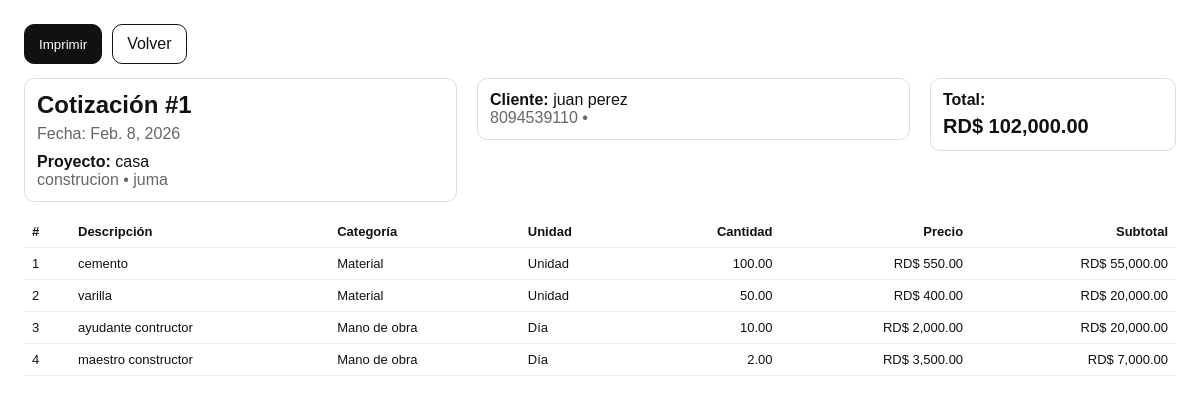
The page /cotizaciones/1/imprimir/ on the database its author committed.
### cotizaciones/models.py (models this page shows, shortened)
class Cotizacion(models.Model):
    cliente = models.ForeignKey(Cliente, on_delete=models.PROTECT, related_name="cotizaciones")
    nombre_proyecto = models.CharField(max_length=150)
    tipo_obra = models.CharField(max_length=80, blank=True)
    ubicacion = models.CharField(max_length=150, blank=True)
    fecha = models.DateField(default=timezone.now)
    notas = models.TextField(blank=True)
    total = models.DecimalField(max_digits=14, decimal_places=2, default=0)

class Cliente(models.Model):
    nombre = models.CharField(max_length=120)
    telefono = models.CharField(max_length=30, blank=True)
    correo = models.EmailField(blank=True)
    direccion = models.CharField(max_length=255, blank=True)

class DetalleCotizacion(models.Model):
    cotizacion = models.ForeignKey(Cotizacion, on_delete=models.CASCADE, related_name="detalles")
    descripcion = models.CharField(max_length=200)
    categoria = models.CharField(
        max_length=30,
        choices=[("MATERIAL", "Material"), ("MANO_OBRA", "Mano de obra"), ("OTRO", "Otro")],
        default="MATERIAL",
    )
    unidad_pago = models.CharField(
        max_length=20,
        choices=[
            ("HORA", "Hora"),
            ("DIA", "Día"),
            ("SEMANA", "Semana"),
            ("MES", "Mes"),
            ("SERVICIO", "Servicio"),
            ("M2", "m²"),
            ("ML", "Metro lineal"),
            ("VIAJE", "Viaje"),
            ("UNIDAD", "Unidad"),
        ],
        default="DIA",
    )
    cantidad = models.DecimalField(max_digits=12, decimal_places=2, validators=[MinValueValidator(0)])
    precio_unitario = models.DecimalField(max_digits=12, decimal_places=2, validators=[MinValueValidator(0)])
    subtotal = models.DecimalField(max_digits=14, decimal_places=2, default=0)

### cotizaciones/views.py (the view)
# urls.py: path("<int:pk>/imprimir/", views.cotizacion_print, name="cotizacion_print"),
def cotizacion_print(request, pk):
    cotizacion = get_object_or_404(Cotizacion.objects.select_related("cliente"), pk=pk)
    detalles = cotizacion.detalles.all().order_by("id")
    return render(
        request,
        "cotizaciones/cotizacion_print.html",
        {"cotizacion": cotizacion, "detalles": detalles},
    )

### cotizaciones/templatetags/money.py (called while the page is built)
@register.filter
def rd(value):
    try:
        v = float(value)
    except (TypeError, ValueError):
        return value
    return f"RD$ {v:,.2f}"

### cotizaciones/templates/cotizaciones/cotizacion_print.html (shortened to what this page needs)
{% load money %}
<!doctype html>
<html lang="es">
<head>
</head>
<body>
<div class="actions">
  <button class="btn" onclick="window.print()">Imprimir</button>
  <a class="btn secondary" href="{% url 'cotizaciones:cotizacion_detail' cotizacion.id %}">Volver</a>
</div>
<div class="top">
  <div class="box" style="flex:1;">
    <h2>Cotización #{{ cotizacion.id }}</h2>
    <div class="muted">Fecha: {{ cotizacion.fecha }}</div>
    <div style="margin-top:10px;">
      <b>Proyecto:</b> {{ cotizacion.nombre_proyecto }}<br>
      <span class="muted">{{ cotizacion.tipo_obra }} • {{ cotizacion.ubicacion }}</span>
    </div>
  </div>
  <div class="box" style="flex:1;">
    <b>Cliente:</b> {{ cotizacion.cliente.nombre }}<br>
    <span class="muted">{{ cotizacion.cliente.telefono }} • {{ cotizacion.cliente.correo }}</span><br>
  </div>
  <div class="box" style="width:220px;">
    <div style="font-size:16px;"><b>Total:</b></div>
    <div style="font-size:20px; margin-top:6px;"><b>{{ cotizacion.total|rd }}</b></div>
  </div>
</div>
<table>
  <thead>
    <tr>
      <th>#</th>
      <th>Descripción</th>
      <th>Categoría</th>
      <th>Unidad</th>
      <th class="right">Cantidad</th>
      <th class="right">Precio</th>
      <th class="right">Subtotal</th>
    </tr>
  </thead>
  <tbody>
    {% for d in detalles %}
    <tr>
      <td>{{ forloop.counter }}</td>
      <td>{{ d.descripcion }}</td>
      <td>{{ d.get_categoria_display }}</td>
      <td>{{ d.get_unidad_pago_display }}</td>
      <td class="right">{{ d.cantidad }}</td>
      <td class="right">{{ d.precio_unitario|rd }}</td>
      <td class="right">{{ d.subtotal|rd }}</td>
    </tr>
    {% empty %}
    <tr><td colspan="7" class="muted">No hay detalles.</td></tr>
    {% endfor %}
  </tbody>
</table>
</body>
</html>

### cotizaciones/templates/cotizaciones/cotizacion_print.html (style rules this page uses)
body { font-family:Arial, sans-serif; margin:24px; color:#111; }
.top { display:flex; justify-content:space-between; align-items:flex-start; gap:20px; }
.box { border:1px solid #ddd; padding:12px; border-radius:10px; }
h2 { margin:0 0 6px 0; }
table { width:100%; border-collapse:collapse; margin-top:14px; }
th,td { border-bottom:1px solid #eee; padding:8px; text-align:left; font-size:13px; }
.right { text-align:right; }
.muted { color:#666; }
.actions { margin-bottom:14px; display:flex; gap:10px; }
.btn { padding:10px 14px; border-radius:10px; border:1px solid #111; background:#111; color:#fff; cursor:pointer; text-decoration:none; }
.btn.secondary { background:#fff; color:#111; }

### rows shown on the page
Cotizacion: id "1", fecha "Feb. 8, 2026", nombre_proyecto "casa", tipo_obra "construcion", ubicacion "juma", cliente.nombre "juan perez", cliente.telefono "8094539110", total|rd "RD$ 102,000.00"
DetalleCotizacion: descripcion "cemento", categoria "Material", unidad_pago "Unidad", cantidad "100.00", precio_unitario|rd "RD$ 550.00", subtotal|rd "RD$ 55,000.00"
DetalleCotizacion: descripcion "varilla", categoria "Material", unidad_pago "Unidad", cantidad "50.00", precio_unitario|rd "RD$ 400.00", subtotal|rd "RD$ 20,000.00"
DetalleCotizacion: descripcion "ayudante contructor", categoria "Mano de obra", unidad_pago "Día", cantidad "10.00", precio_unitario|rd "RD$ 2,000.00", subtotal|rd "RD$ 20,000.00"
DetalleCotizacion: descripcion "maestro constructor", categoria "Mano de obra", unidad_pago "Día", cantidad "2.00", precio_unitario|rd "RD$ 3,500.00", subtotal|rd "RD$ 7,000.00"
